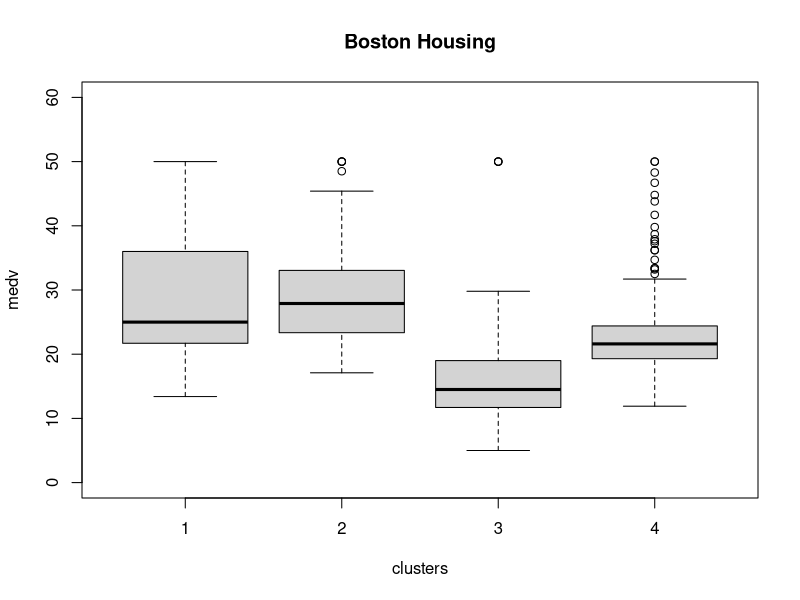
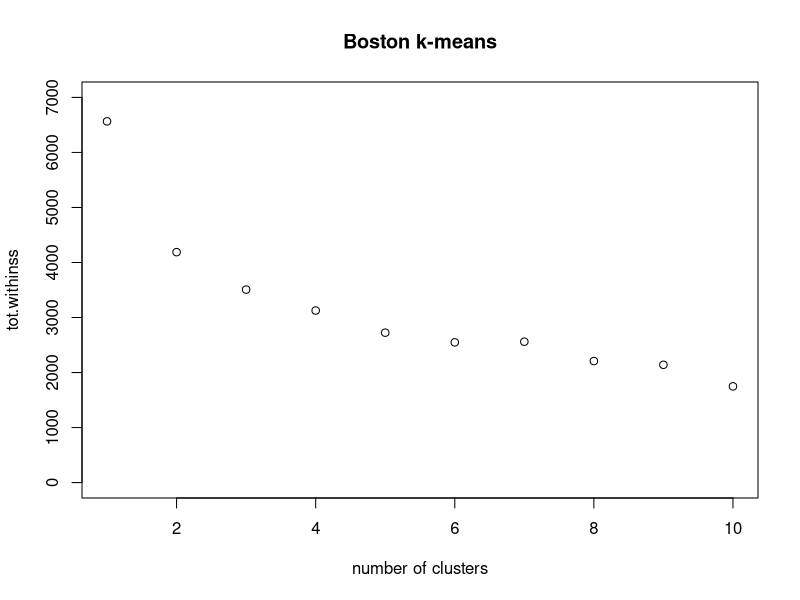
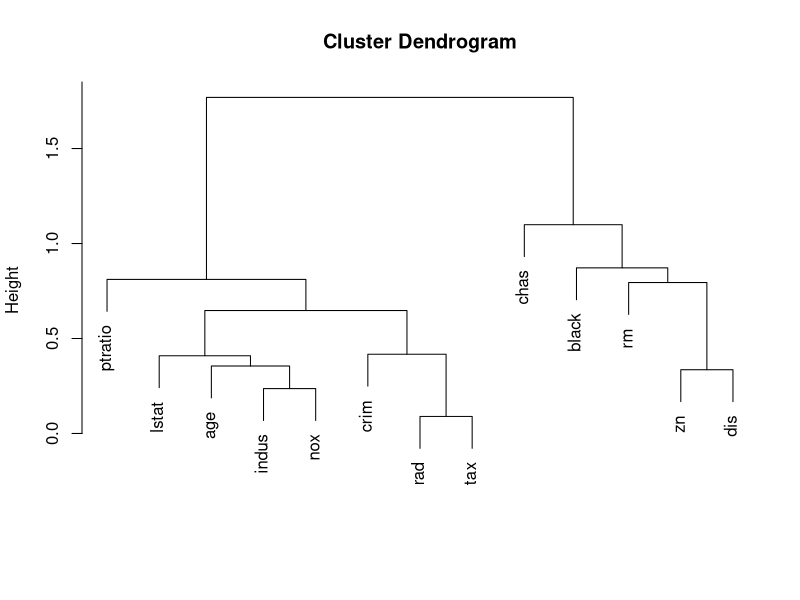
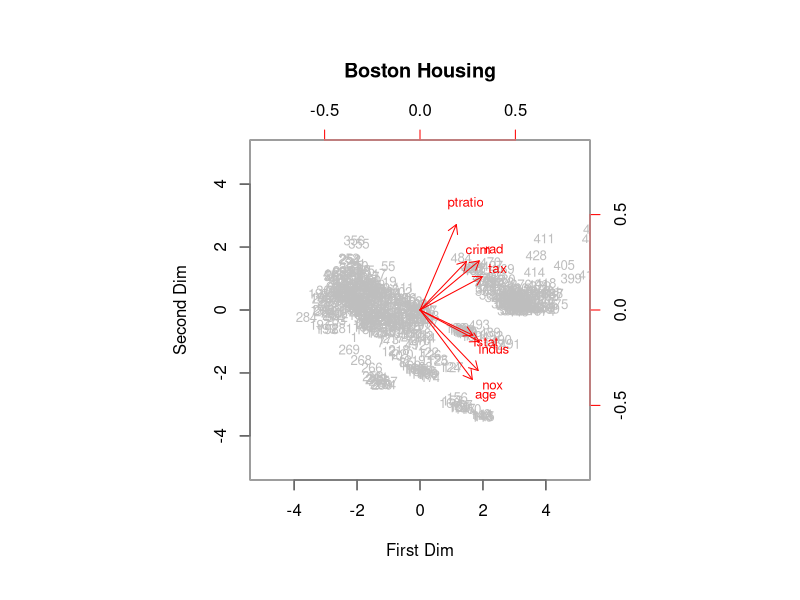
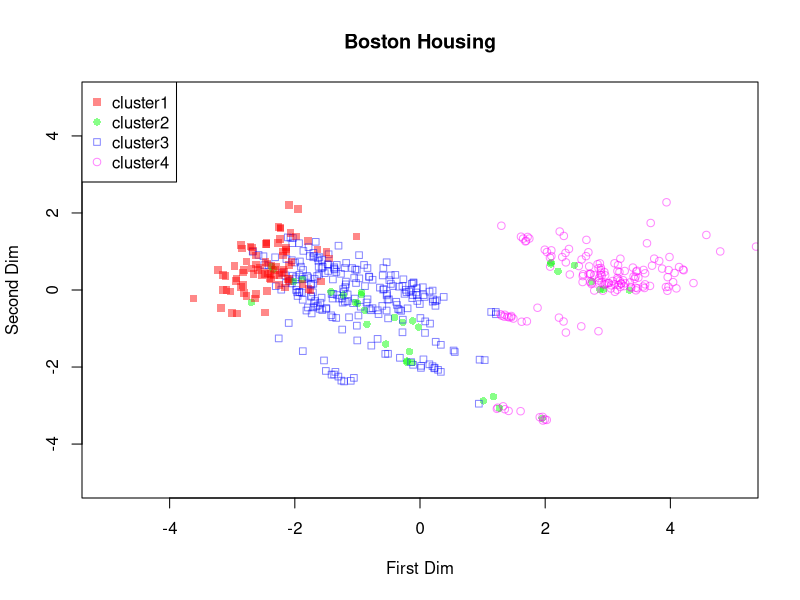
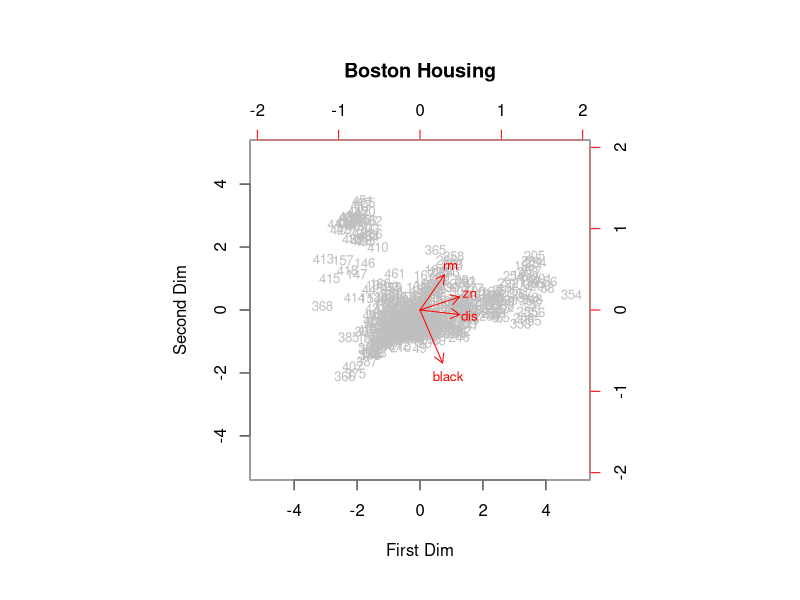
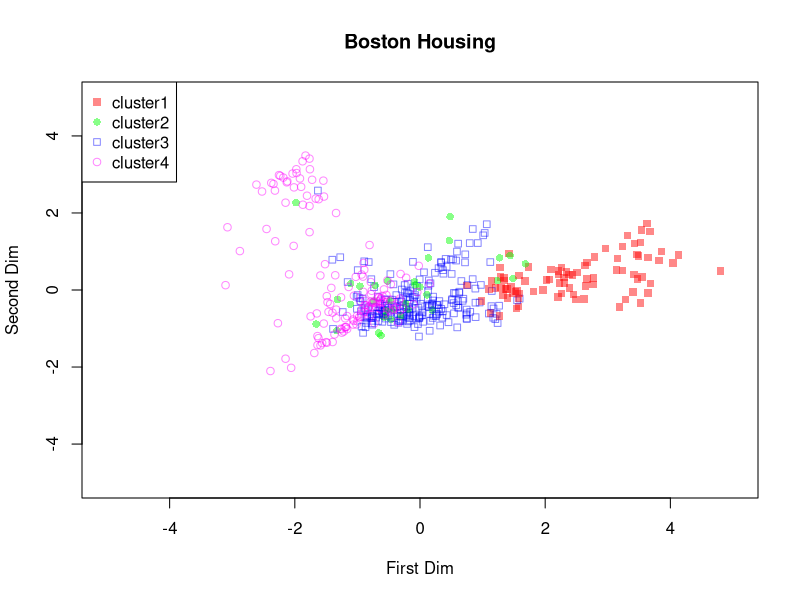

These charts were generated, in order, by the following R code:
# section 13.2
library(MASS)
data(Boston)
names(Boston)
zBoston <- scale(Boston[,-14])
clusters <- kmeans(zBoston,4)
names(clusters)
table(clusters$cluster, dnn="cluster number")
round(clusters$centers[, c(1,5,6,7,8,13)], 2)
clusters$totss
clusters$tot.withinss

boxplot(Boston$medv ~ clusters$cluster, main="Boston Housing", 
    xlab="clusters", ylab="medv", ylim=c(0,60))

index <- rep(0,10)
for (k in 1:10) index[k] <- kmeans(zBoston, k)$tot.withinss
plot(index, ylim=c(0,7000), main="Boston k-means", 
    xlab="number of clusters", ylab="tot.withinss")

clusters <- kmeans(zBoston,4, nstart=10)
clusters$tot.withinss

# section 13.3
R <- cor(Boston[,-14])
p <- nrow(R)
D <- as.dist(matrix(1,p,p) - R)
round(D,2)
var.cluster <- hclust(D, method="complete")
plot(var.cluster, xlab="", sub="")
cluster <- cutree(var.cluster, h=1)

var.1 <- (cluster==1)
round(R[var.1,var.1],2)
var.2 <- (cluster==2)
round(R[var.2,var.2],2)

# section 13.4
pca.1 <- princomp(zBoston[, var.1], cor=T)
par(mar=c(4,4,6,4), oma=c(2,2,0,0))
biplot(pca.1, scale=0, cex=0.8, xlab="First Dim", ylab="Second Dim", 
    xlim=c(-5,5), ylim=c(-5,5), main="Boston Housing",
    col=c("gray","red"))
x11()
plot(pca.1$scores[,1:2], xlab="First Dim", ylab="Second Dim", 
    xlim=c(-5,5), ylim=c(-5,5), main="Boston Housing",
    col=c("#FF000077","#00FF0077","#0000FF77","#FF00FF77")[clusters$cluster],
    pch=c(15,16,22,21)[clusters$cluster])
legend("topleft", legend=c("cluster1","cluster2","cluster3","cluster4"),
    col=c("#FF000077","#00FF0077","#0000FF77","#FF00FF77"),
    border="white",
    pch=c(15,16,22,21))

pca.2 <- princomp(zBoston[, var.2], cor=T)
par(mar=c(4,4,6,4), oma=c(2,2,0,0))
biplot(pca.2, scale=0, cex=0.8, xlab="First Dim", ylab="Second Dim", 
    xlim=c(-5,5), ylim=c(-5,5), main="Boston Housing",
    col=c("gray","red"))
x11()
plot(pca.2$scores[,1:2], xlab="First Dim", ylab="Second Dim", 
    xlim=c(-5,5), ylim=c(-5,5), main="Boston Housing",
    col=c("#FF000077","#00FF0077","#0000FF77","#FF00FF77")[clusters$cluster],
    pch=c(15,16,22,21)[clusters$cluster])
legend("topleft", legend=c("cluster1","cluster2","cluster3","cluster4"),
    col=c("#FF000077","#00FF0077","#0000FF77","#FF00FF77"),
    border="white",
    pch=c(15,16,22,21))

# end


